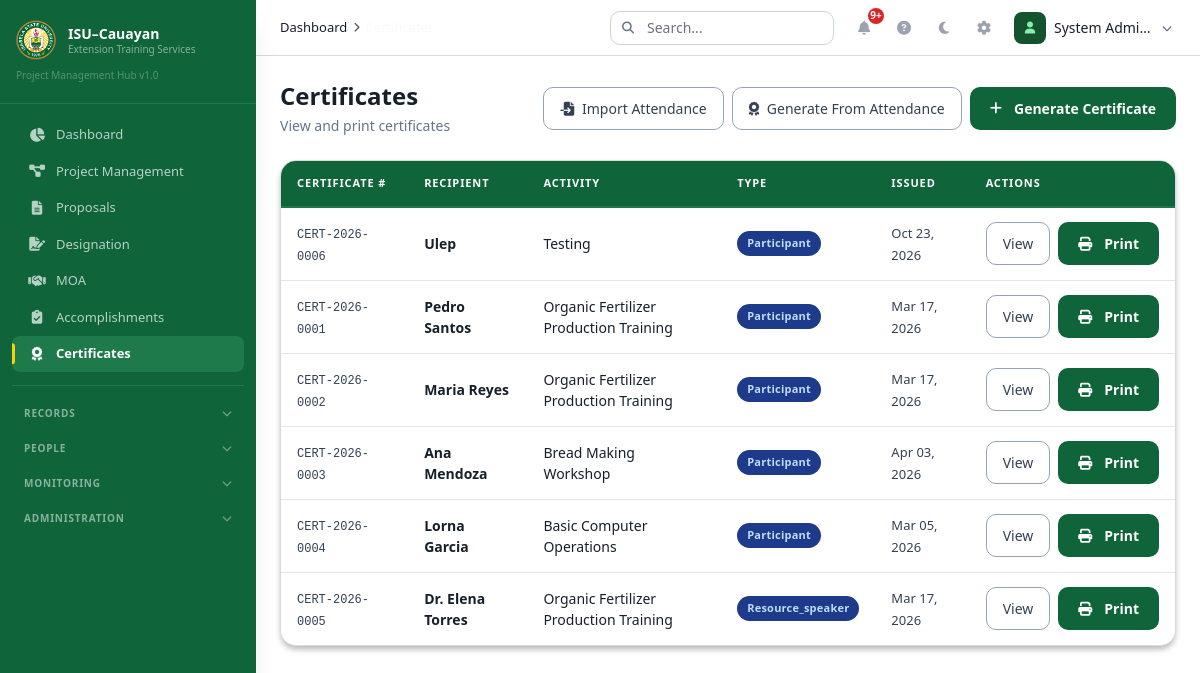
/index.php?module=certificates (signed in), run on the app's committed database.
### tables this page shows
CREATE TABLE `certificates` (
  `id` int(11) NOT NULL,
  `certificate_number` varchar(30) NOT NULL,
  `template_id` int(11) DEFAULT NULL,
  `activity_id` int(11) DEFAULT NULL,
  `recipient_name` varchar(200) NOT NULL,
  `recipient_type` enum('participant','resource_speaker') NOT NULL DEFAULT 'participant',
  `date_issued` date DEFAULT NULL,
  `qr_code` varchar(100) DEFAULT NULL,
  `file_path` varchar(255) DEFAULT NULL,
  `status` enum('generated','printed','claimed') NOT NULL DEFAULT 'generated',
  `generated_by` int(11) NOT NULL,
  `created_at` datetime NOT NULL DEFAULT current_timestamp()
);

CREATE TABLE `extension_activities` (
  `id` int(11) NOT NULL,
  `activity_code` varchar(30) NOT NULL,
  `component_id` int(11) NOT NULL,
  `activity_type_id` int(11) DEFAULT NULL,
  `title` varchar(255) NOT NULL,
  `description` text DEFAULT NULL,
  `objectives` text DEFAULT NULL,
  `venue` varchar(255) DEFAULT NULL,
  `start_datetime` datetime DEFAULT NULL,
  `end_datetime` datetime DEFAULT NULL,
  `target_participants` int(11) DEFAULT NULL,
  `budget_allocation` decimal(15,2) NOT NULL DEFAULT 0.00,
  `status` enum('planned','ongoing','completed','cancelled') NOT NULL DEFAULT 'planned',
  `created_by` int(11) NOT NULL,
  `created_at` datetime NOT NULL DEFAULT current_timestamp(),
  `updated_at` datetime NOT NULL DEFAULT current_timestamp() ON UPDATE current_timestamp(),
  `deleted_at` datetime DEFAULT NULL
);

### controllers/Controllers.php (called while the page is built, shortened)
<?php
require_once __DIR__ . '/../config/helpers.php';
require_once __DIR__ . '/../includes/Permissions.php';
require_once __DIR__ . '/../includes/AssignmentVisibility.php';
class CertificateController {
    public function index() {
        $page = max(1, intval($_GET['page'] ?? 1));
        $limit = ITEMS_PER_PAGE;
        $offset = ($page - 1) * $limit;
        $result = AssignmentVisibility::getVisibleCertificates($limit, $offset);
        $certificates = $result['data'];
        require_once __DIR__ . '/../layouts/header.php';
        require_once __DIR__ . '/../views/certificates/index.php';
        require_once __DIR__ . '/../layouts/footer.php';
    }
}

### includes/Permissions.php (called while the page is built, shortened)
<?php
class Permissions {
    public static function getRole() { return $_SESSION['role'] ?? ''; }
    public static function isAdmin() { return self::getRole() === 'admin'; }
    public static function canGenerateCertificate() { return self::isAdmin(); }
}

### includes/AssignmentVisibility.php (called while the page is built, shortened)
<?php
class AssignmentVisibility {
    private static function isFaculty() { return ($_SESSION['role'] ?? '') === 'faculty'; }
    public static function getVisibleCertificates($limit = 50, $offset = 0) {
        $facultyId = self::isFaculty() ? self::getFacultyId() : null;
        if ($facultyId) {
            $where = " WHERE c.activity_id IN (SELECT activity_id FROM activity_assignments WHERE faculty_id = ? AND is_active = 1)";
            $params = [$facultyId];
        } else {
            $where = " WHERE 1=1";
            $params = [];
        }
        $countSql = "SELECT COUNT(*) as count FROM certificates c{$where}";
        $stmt = db()->prepare($countSql);
        $stmt->execute($params);
        $total = (int)$stmt->fetch()['count'];
        $sql = "SELECT c.*, ea.title as activity_title FROM certificates c LEFT JOIN extension_activities ea ON c.activity_id = ea.id{$where} ORDER BY c.created_at DESC LIMIT ? OFFSET ?";
        $params[] = $limit; $params[] = $offset;
        $stmt = db()->prepare($sql);
        $stmt->execute($params);
        return ['data' => $stmt->fetchAll(), 'total' => $total];
    }
}

### config/Database.php (called while the page is built, shortened)
<?php
class Database {
    private static $instance = null;
    private $conn;
    private function __construct() {
        try {
            $dsn = "mysql:host=" . DB_HOST . ";dbname=" . DB_NAME . ";charset=" . DB_CHARSET;
            $this->conn = new PDO($dsn, DB_USER, DB_PASS, [
                PDO::ATTR_ERRMODE => PDO::ERRMODE_EXCEPTION,
                PDO::ATTR_DEFAULT_FETCH_MODE => PDO::FETCH_ASSOC,
                PDO::ATTR_EMULATE_PREPARES => false,
            ]);
        } catch (PDOException $e) {
            die("Database connection failed: " . $e->getMessage());
        }
    }
    public static function getInstance() {
        if (self::$instance === null) self::$instance = new self();
        return self::$instance;
    }
    public function getConnection() { return $this->conn; }
}

### config/helpers.php (called while the page is built, shortened)
<?php
require_once __DIR__ . '/Database.php';
function db() { return Database::getInstance()->getConnection(); }
function e($str) { return htmlspecialchars($str ?? '', ENT_QUOTES, 'UTF-8'); }
function formatDate($date, $format = DATE_FORMAT) { return empty($date) ? '-' : date($format, strtotime($date)); }

### views/certificates/index.php (the view, shortened to what this page needs)
<div class="flex flex-col md:flex-row md:items-center justify-between gap-4 mb-6">
    <div><h1 class="text-2xl font-bold text-[#F9FAFB]">Certificates</h1><p class="text-[#9CA3AF] text-sm mt-1">View and print certificates</p></div>
    <?php if (Permissions::canGenerateCertificate()): ?>
        <div class="flex flex-wrap gap-2">
            <button onclick="openAttendanceImport()" class="btn-ghost"><i class="fas fa-file-import mr-1"></i> Import Attendance</button>
            <button onclick="openBatchCertificates()" class="btn-ghost"><i class="fas fa-award mr-1"></i> Generate From Attendance</button>
            <button onclick="openGenerateCertificate()" class="btn-primary"><i class="fas fa-plus mr-1"></i> Generate Certificate</button>
        </div>
    <?php endif; ?>
</div>
<div id="certificatesTable">
    <div class="data-table-container">
        <?php if (empty($certificates)): ?>
            <div class="empty-state"><div class="empty-state-icon"><i class="fas fa-award"></i></div><h3 class="empty-state-title">No certificates found</h3></div>
        <?php else: ?>
            <div class="overflow-x-auto"><table class="data-table"><thead><tr><th>Certificate #</th><th>Recipient</th><th>Activity</th><th>Type</th><th>Issued</th><th>Actions</th></tr></thead><tbody>
                <?php foreach ($certificates as $i => $c): ?>
                    <tr class="animate-row" style="animation-delay:<?= $i * 0.05 ?>s">
                        <td data-label="Number"><span class="table-code"><?= e($c['certificate_number']) ?></span></td>
                        <td data-label="Recipient"><span class="table-title"><?= e($c['recipient_name']) ?></span></td>
                        <td data-label="Activity"><span class="text-[#D1D5DB]"><?= e($c['activity_title'] ?? '-') ?></span></td>
                        <td data-label="Type"><span class="badge badge-submitted"><?= ucfirst($c['recipient_type']) ?></span></td>
                        <td data-label="Issued"><span class="table-date"><?= formatDate($c['date_issued']) ?></span></td>
                        <td data-label="Actions">
                            <div class="flex gap-2 justify-end">
                                <button onclick="viewCertificate(<?= $c['id'] ?>, this)" class="btn-ghost">View</button>
                                <button onclick="viewCertificate(<?= $c['id'] ?>, this)" class="btn-primary"><i class="fas fa-print mr-1"></i> Print</button>
                            </div>
                        </td>
                    </tr>
                <?php endforeach; ?>
            </tbody></table></div>
        <?php endif; ?>
    </div>
</div>

### assets/css/app.css (style rules this page uses)
:root { --primary: #0F643A; --primary-hover: #1E7A4B; --primary-light: #14532D; --secondary: #F5D20C; --secondary-dark: #C4972C; --bg: #111827; --surface: #1F2937; --surface-alt: #243142; --border: #374151; --hover: #324152; --text: #F9FAFB; --text-secondary: #9CA3AF; --text-muted: #6B7280; --sidebar-bg: #0F643A; --sidebar-hover: #267C50; --sidebar-active: #1E7A4B; --success: #14532D; --success-text: #86EFAC; --warning: #78350F; --warning-text: #FCD34D; --danger: #7F1D1D; --danger-text: #FCA5A5; --info: #1E3A8A; --info-text: #BFDBFE; }
.animate-row { animation: fadeRow 0.3s ease-out; }
.data-table-container { background: #1F2937; border: 1px solid #374151; border-radius: 16px; overflow: hidden; box-shadow: 0 4px 6px -1px rgba(0,0,0,0.3); }
.data-table { width: 100%; border-collapse: separate; border-spacing: 0; }
.data-table thead th { background: #0F643A; color: #FFF; padding: 14px 16px; text-align: left; font-size: 11px; font-weight: 700; text-transform: uppercase; letter-spacing: 0.08em; border-bottom: 2px solid #1E7A4B; white-space: nowrap; position: sticky; top: 0; z-index: 10; }
.data-table tbody tr { transition: all 0.2s ease; }
.data-table tbody tr:nth-child(odd) { background: #1F2937; }
.data-table tbody tr:nth-child(even) { background: #243142; }
.data-table tbody td { padding: 14px 16px; font-size: 14px; color: #F9FAFB; border-bottom: 1px solid #2D3748; vertical-align: middle; }
.data-table tbody tr:last-child td { border-bottom: none; }
.table-title { color: #F9FAFB; font-weight: 600; font-size: 14px; }
.table-code { color: #86EFAC; font-family: 'SF Mono', 'Fira Code', monospace; font-size: 12px; font-weight: 500; }
.table-date { color: #CBD5E1; font-size: 13px; }
.btn-primary { background: #0F643A; color: #FFF; padding: 10px 20px; border-radius: 10px; font-weight: 600; font-size: 14px; transition: all 0.15s ease; border: none; cursor: pointer; display: inline-flex; align-items: center; gap: 8px; }
.btn-ghost { background: transparent; color: #D1D5DB; padding: 10px 16px; border-radius: 10px; font-weight: 500; font-size: 14px; transition: all 0.15s ease; border: 1px solid #374151; cursor: pointer; }
.badge { display: inline-flex; align-items: center; padding: 4px 10px; border-radius: 9999px; font-size: 11px; font-weight: 600; letter-spacing: 0.02em; white-space: nowrap; }
.badge-submitted { background: #1E3A8A; color: #BFDBFE; }
[data-theme="light"] body { background:#f4f7f6!important;color:#16202a!important }
[data-theme="light"] .data-table-container,[data-theme="light"] .filter-bar,[data-theme="light"] .card,[data-theme="light"] .stat-card,[data-theme="light"] .sketch-board { background:#fff!important;border-color:#d5ddd9!important;color:#16202a }
[data-theme="light"] .data-table tbody tr:nth-child(odd),[data-theme="light"] .data-table tbody tr:nth-child(even) { background:#fff!important }
[data-theme="light"] .data-table tbody td,[data-theme="light"] .table-title { color:#16202a!important;border-color:#e2e8e5!important }
[data-theme="light"] .table-date,[data-theme="light"] .table-code { color:#334155!important }
[data-theme="light"] .btn-ghost { background:#fff!important;color:#334155!important;border-color:#94a3b8!important }
[data-theme="light"] [class*="bg-[#111827]"],[data-theme="light"] [class*="bg-[#1F2937]"] { background:#fff!important }
[data-theme="light"] [class*="text-[#F9FAFB]"],[data-theme="light"] [class*="text-[#D1D5DB]"] { color:#16202a!important }
[data-theme="light"] [class*="text-[#9CA3AF]"],[data-theme="light"] [class*="text-[#6B7280]"] { color:#64748b!important }

### data on the page
certificates: certificate_number "CERT-2026-0006", recipient_name "Ulep", activity.title "Testing", recipient_type "Participant", date_issued "Oct 23, 2026"
certificates: certificate_number "CERT-2026-0001", recipient_name "Pedro Santos", activity.title "Organic Fertilizer Production Training", recipient_type "Participant", date_issued "Mar 17, 2026"
certificates: certificate_number "CERT-2026-0002", recipient_name "Maria Reyes", activity.title "Organic Fertilizer Production Training", recipient_type "Participant", date_issued "Mar 17, 2026"
certificates: certificate_number "CERT-2026-0003", recipient_name "Ana Mendoza", activity.title "Bread Making Workshop", recipient_type "Participant", date_issued "Apr 03, 2026"
certificates: certificate_number "CERT-2026-0004", recipient_name "Lorna Garcia", activity.title "Basic Computer Operations", recipient_type "Participant", date_issued "Mar 05, 2026"
certificates: certificate_number "CERT-2026-0005", recipient_name "Dr. Elena Torres", activity.title "Organic Fertilizer Production Training", recipient_type "Resource_speaker", date_issued "Mar 17, 2026"

### other printed values
$item['label'] "Dashboard"
$item['label'] "Project Management"
$item['label'] "Proposals"
$item['label'] "Designation"
$item['label'] "MOA"
$item['label'] "Accomplishments"
$item['label'] "Certificates"
$group['label'] "RECORDS"
$group['label'] "PEOPLE"
$group['label'] "MONITORING"
$group['label'] "ADMINISTRATION"
$crumb['label'] "Dashboard"
$user['name'] ?: $user['username'] "System Admi…"
